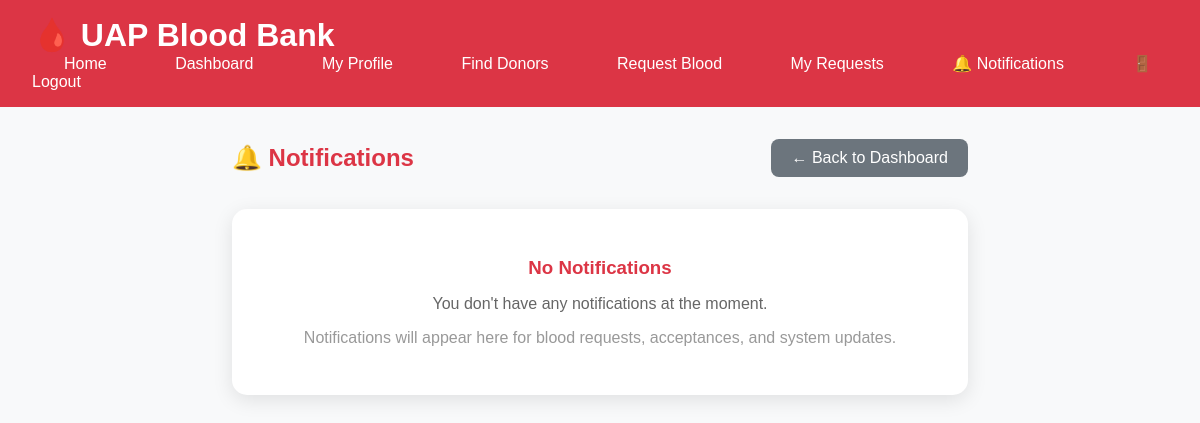
The page /notifications/ (signed in) on the database as committed earlier.
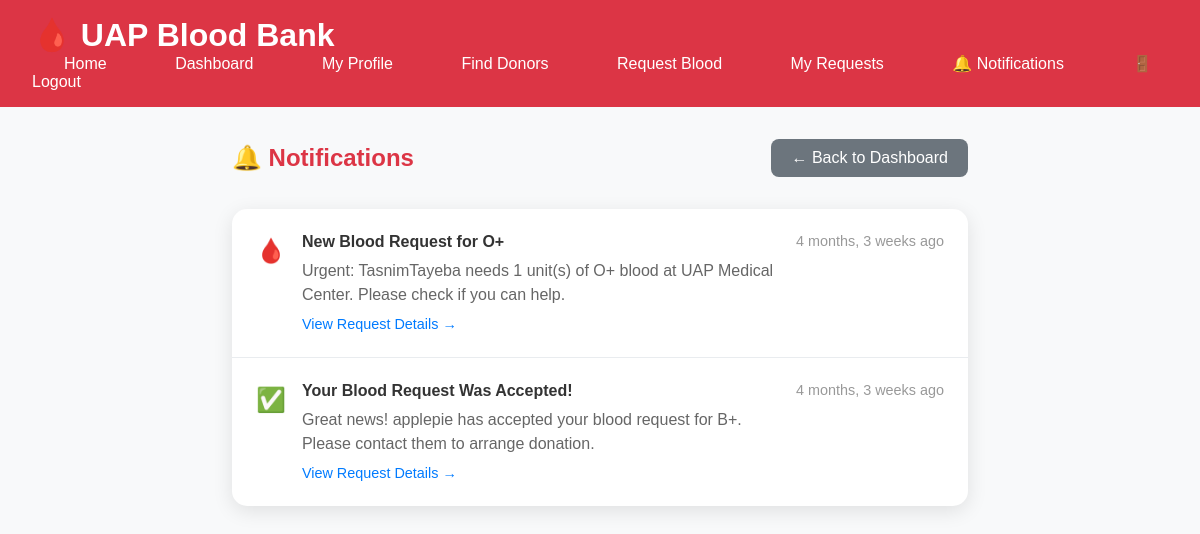
The same page on the database as committed later.
### UAP_Student_Blood_Information_System/bloodbank/models.py (models this page shows, shortened)
class Notification(models.Model):
    NOTIFICATION_TYPES = [
        ('blood_request', '🔴 New Blood Request'),
        ('request_accepted', '📌 Request Accepted'),
        ('request_completed', '🟢 Request Completed'),
        ('request_cancelled', '🔴 Request Cancelled'),
        ('donor_available', '🟢 Donor Available'),
        ('system', '🔵 System Notification'),
    ]
    user = models.ForeignKey(User, on_delete=models.CASCADE, related_name='notifications')
    notification_type = models.CharField(max_length=20, choices=NOTIFICATION_TYPES)
    title = models.CharField(max_length=255)
    message = models.TextField()
    blood_request = models.ForeignKey('BloodRequest', on_delete=models.CASCADE, null=True, blank=True)
    is_read = models.BooleanField(default=False)
    created_at = models.DateTimeField(auto_now_add=True)
    class Meta:
        ordering = ['-created_at']

### UAP_Student_Blood_Information_System/bloodbank/views.py (the view)
# urls.py: path('notifications/', views.notifications, name='notifications'),
@login_required
def notifications(request):
    user_notifications = Notification.objects.filter(user=request.user)
    user_notifications.filter(is_read=False).update(is_read=True)
    unread_count = Notification.objects.filter(user=request.user, is_read=False).count()
    return render(request, 'notifications.html', {
        'notifications': user_notifications,
        'user': request.user,
        'unread_count': unread_count,
    })

### UAP_Student_Blood_Information_System/bloodbank/context_processors.py (called while the page is built)
def notification_count(request):
    if request.user.is_authenticated:
        unread_count = Notification.objects.filter(user=request.user, is_read=False).count()
        return {'unread_count': unread_count}
    return {'unread_count': 0}

### UAP_Student_Blood_Information_System/templates/notifications.html (shortened to what this page needs)
<!DOCTYPE html>
<html lang="en">
<head>
</head>
<body>
    <div class="navbar">
    <h1>🩸 UAP Blood Bank</h1>
    <nav>
        <a href="{% url 'home' %}">Home</a>
        <a href="{% url 'dashboard' %}">Dashboard</a>
        <a href="{% url 'profile' %}">My Profile</a>
        <a href="{% url 'donor_list' %}">Find Donors</a>
        <a href="{% url 'request_blood' %}">Request Blood</a>
        <a href="{% url 'request_history' %}">My Requests</a>
        <a href="{% url 'notifications' %}">
    🔔 Notifications
</a>
        <a href="{% url 'logout' %}">🚪 Logout</a>
    </nav>
</div>
    <div class="container">
        <div class="page-header">
            <h2>🔔 Notifications</h2>
            <div>
                <a href="{% url 'dashboard' %}" class="btn btn-danger">← Back to Dashboard</a>
            </div>
        </div>
        <div class="notifications-list">
            {% if notifications %}
                {% for notification in notifications %}
                <div class="notification-item {% if not notification.is_read %}unread{% endif %}" id="notification-{{ notification.id }}">
                    <div class="notification-icon">
                        {% if notification.notification_type == 'blood_request' %}🩸
                        {% elif notification.notification_type == 'request_accepted' %}✅
                        {% elif notification.notification_type == 'request_completed' %}🟢
                        {% elif notification.notification_type == 'request_cancelled' %}🔴
                        {% elif notification.notification_type == 'donor_available' %}👥
                        {% else %}🔔{% endif %}
                    </div>
                    <div class="notification-content">
                        <div class="notification-title">{{ notification.title }}</div>
                        <div class="notification-message">{{ notification.message }}</div>
                        {% if notification.blood_request %}
                        <div style="margin-top: 0.5rem;">
                            <a href="{% url 'request_history' %}" style="color: #007bff; text-decoration: none; font-size: 0.9rem;">
                                View Request Details →
                            </a>
                        </div>
                        {% endif %}
                    </div>
                    <div class="notification-meta">
                        <div class="notification-time">
                            {{ notification.created_at|timesince }} ago
                        </div>
                    </div>
                </div>
                {% endfor %}
            {% else %}
                <div class="no-notifications">
                    <h3>No Notifications</h3>
                    <p>You don't have any notifications at the moment.</p>
                    <p style="margin-top: 1rem; color: #999;">
                        Notifications will appear here for blood requests, acceptances, and system updates.
                    </p>
                </div>
            {% endif %}
        </div>
    </div>
</body>
</html>

Rows that differ between the two databases and show on the page:
added Notification: title "New Blood Request for O+", message "Urgent: TasnimTayeba needs 1 unit(s) of O+ blood at UAP Medical Center. Please check if you can help.", shows "View Request Details →", created_at "4 months, 3 weeks"
added Notification: title "Your Blood Request Was Accepted!", message "Great news! applepie has accepted your blood request for B+. Please contact them to arrange donation.", shows "View Request Details →", created_at "4 months, 3 weeks"
Other text that changed with them:
text no longer shown: "No Notifications You don't have any notifications at the moment. Notifications will appear here for blood requests, acceptances, and system updates."
